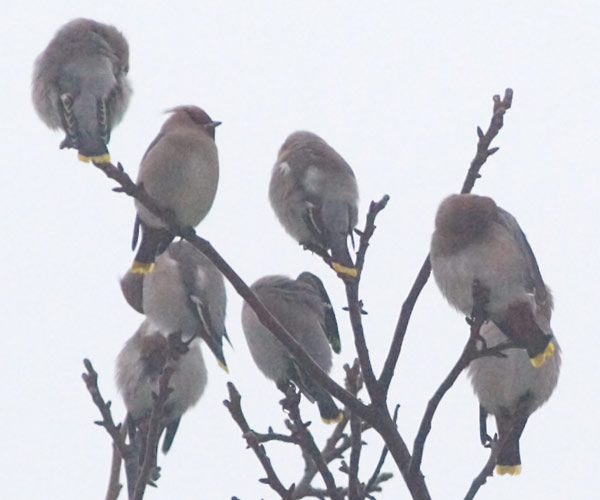
#> input picture Birds.jpg, 600 x 500 px
$ jupyter execute 'Automatic_Retargeting_(organized)_Birds.ipynb'
#> lines starting #> are read from the running program, lines starting #| are printed output that depends on the picture; after the words box and inside, x2 and y2 are one past the last pixel; in counts of white or black regions, pixels touching at a corner belong together
[cell 1]
import cv2
from imageio import imread, imwrite
import matplotlib.pyplot as plt
import numpy as np
from skimage.color import rgb2gray,gray2rgb,rgb2hsv
from PIL import Image, ImageChops
import scipy.ndimage
import scipy.interpolate

# Saliency

[cell 2]
main_img = cv2.imread("Birds.jpg")
#> main_img is the input picture: shape (500, 600, 3); mean B, G, R 205.4, 199.2, 198.3
plt.imshow(main_img)

[cell 3]
gray_img = cv2.cvtColor(main_img, cv2.COLOR_BGR2GRAY)
plt.imshow(gray_img, cmap='gray')
cv2.imwrite("gray image.jpg", gray_img)
#> Out = True

[cell 4]
saliency = cv2.saliency.StaticSaliencyFineGrained_create()
(success, saliencyMap) = saliency.computeSaliency(gray_img)
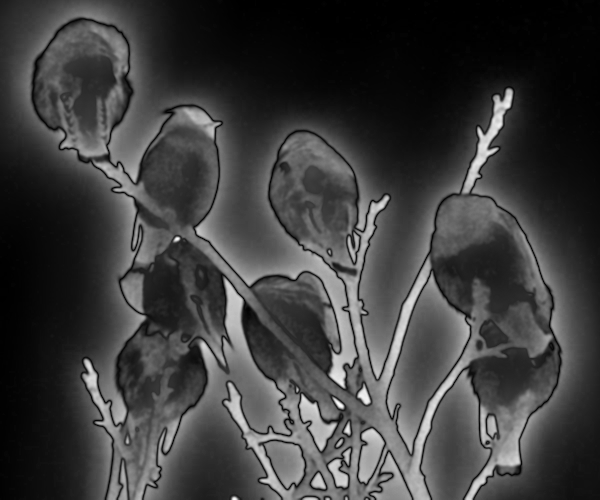
#> saliencyMap: shape (500, 600) float32; min 0, max 1, mean 0.242
#> success = True
plt.imshow(saliencyMap, cmap='gray')

[cell 5]
main_img.shape
#> Out = (500, 600, 3)

[cell 6]
saliencyMap = (saliencyMap * 255).astype(np.uint8)

[cell 7]
threshMap = cv2.threshold(saliencyMap, 0, 255, cv2.THRESH_BINARY | cv2.THRESH_OTSU)[1]
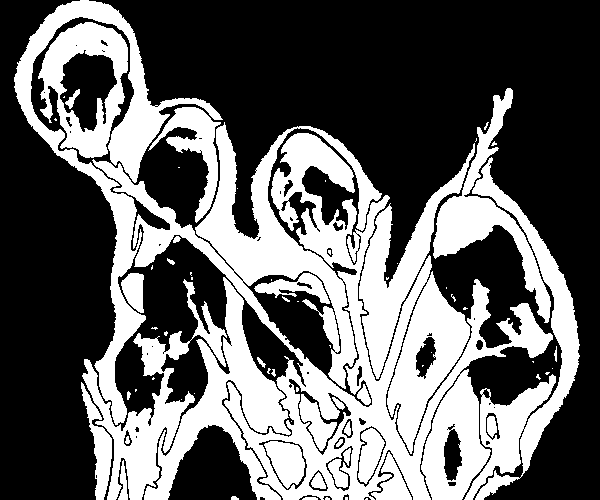
#> threshMap: shape (500, 600); 38.5% white; 73 white regions (38 under 20 px), largest, box (x1, y1, x2, y2) and area: (92, 122, 553, 500) 49962, (14, 0, 223, 425) 12136, (464, 157, 580, 500) 9161

[cell 8]
plt.imshow(threshMap, cmap = "gray")

[cell 9]
### Another way
hist, bins = np.histogram(saliencyMap, 256)
#> hist = 256 values, max 8152 at index 2, min 0 at index 242, mean 1171.9; bins = 257 values from 0 to 255
plt.hist(hist, bins)
#> figure, not shown here; tallest bar 5 high, from x = 0.996 to 1.99

[cell 10]
binary_image = cv2.threshold(saliencyMap, 15, 255, cv2.THRESH_BINARY)[1]
#> binary_image: shape (500, 600); 77.5% white; 624 black regions (610 under 20 px), largest, box (x1, y1, x2, y2) and area: (168, 0, 600, 238) 48357, (0, 166, 73, 500) 17454, (32, 51, 57, 130) 119
plt.imshow(cv2.cvtColor(binary_image, cv2.COLOR_BGR2RGB))

[cell 11]
blurred = cv2.GaussianBlur(binary_image, (39, 39),0)
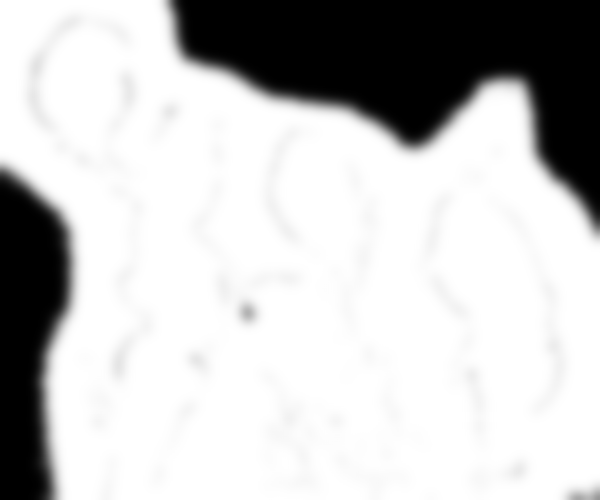
#> blurred: shape (500, 600); min 0, max 255, mean 197.6
plt.imshow(blurred, cmap='gray')

[cell 12]
cv2.imwrite("Mask.jpg", blurred)
#> Out = True

[cell 13]
saliency_obj=cv2.bitwise_and(main_img, main_img, mask=blurred)
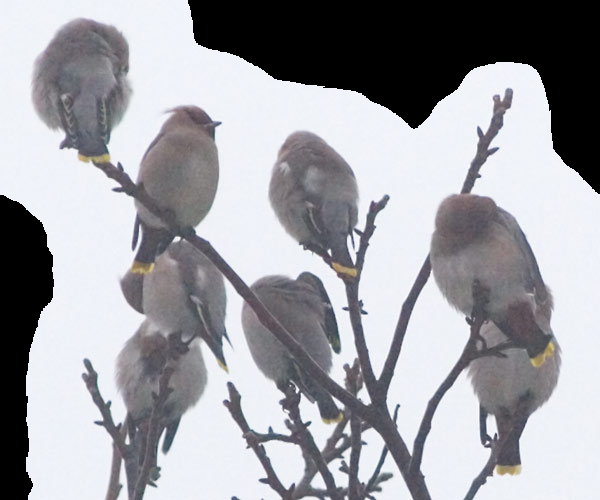
#> saliency_obj: shape (500, 600, 3); mean B, G, R 165.3, 160, 159.6
plt.imshow(cv2.cvtColor(saliency_obj, cv2.COLOR_BGR2RGB))

[cell 14]
cv2.imwrite("extracted saliency image.jpg", saliency_obj)
#> Out = True

[cell 15]
salient_copy = saliency_obj.copy()

[cell 16]
salient_copy[np.where((salient_copy == [0,0,0]).all(axis = 2))] = [255,255,255]
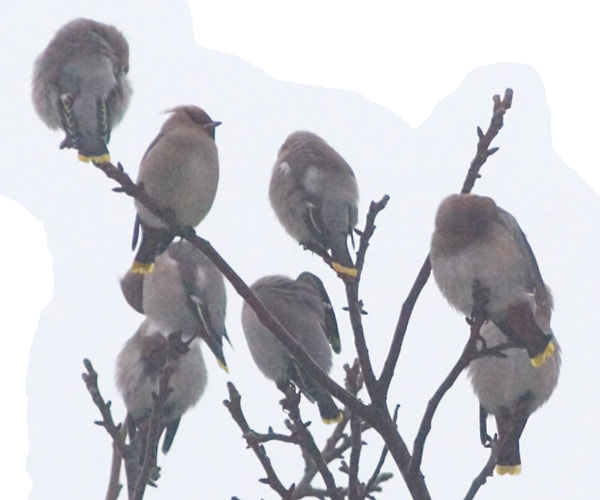
#> salient_copy: shape (500, 600, 3); 16.1% of pixels changed, all inside (x1, y1, x2, y2) = (0, 0, 600, 500)

[cell 17]
img = Image.fromarray(salient_copy)
img = img.convert("RGBA")
datas = img.getdata()

newData = []
for item in datas:
    if item[0] == 255 and item[1] == 255 and item[2] == 255:
        newData.append((255, 255, 255, 0))
    else:
        newData.append(item)
#> this loop made 300000 passes
#> item on passes 1 to 3: (250, 243, 240, 255), (250, 243, 240, 255), (250, 243, 240, 255)
#> after the loop, newData = 300000 items

img.putdata(newData)

plt.imshow(cv2.cvtColor(np.array(img), cv2.COLOR_BGR2RGB))

[cell 18]
imwrite("segmentedWhite.png",img)

[cell 19]
salient_obj = cv2.imread("segmentedWhite.png")
plt.imshow(salient_obj)

[cell 20]
main_copy = main_img.copy()
for i in range(0, saliency_obj.shape[0]):
  for j in range (0, saliency_obj.shape[1]):
    if (saliency_obj[i][j] != 0).any():
      main_copy[i][j] = 255
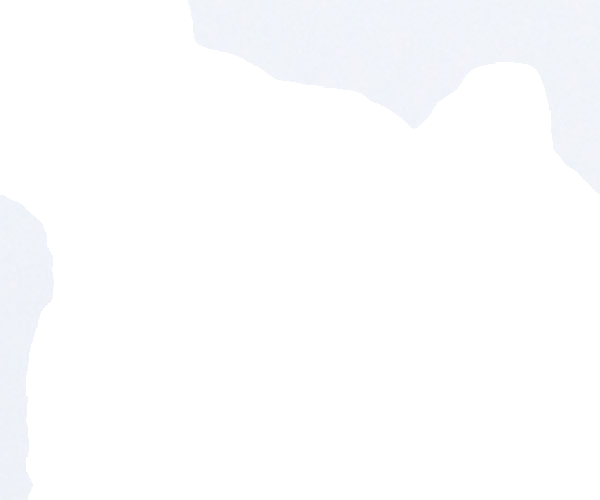
#> main_copy: shape (500, 600, 3); mean B, G, R 254.1, 253.1, 252.7

[cell 21]
plt.imshow(cv2.cvtColor(main_copy, cv2.COLOR_BGR2RGB))

[cell 22]
cv2.imwrite("Extracted Background.jpg", main_copy)
#> Out = True

[cell 23]
inpainted = cv2.inpaint(main_copy,blurred,3,cv2.INPAINT_NS)

plt.imshow(cv2.cvtColor(inpainted, cv2.COLOR_BGR2RGB))

[cell 24]
for i in range (0, main_copy.shape[0]):
  for j in range (0, main_copy.shape[1]):
    if (main_copy[i][j] == 255).all():
      main_copy[i][j] = main_copy[i-1][j]
plt.imshow(cv2.cvtColor(main_copy, cv2.COLOR_BGR2RGB))

[cell 25]
# Resize background
resized_back = cv2.resize(inpainted, (450, 500))
plt.imshow(cv2.cvtColor(resized_back, cv2.COLOR_BGR2RGB))
cv2.imwrite("resized background.jpg", resized_back)
print(resized_back.shape)
#| (500, 450, 3)

[cell 26]
# RESIZING THE SALIENT OBJECT
mywidth = 450 #desired width

wpercent = (mywidth/float(salient_obj.shape[0]))
#> wpercent = 0.9
# hsize = 500
hsize = int((float(salient_obj.shape[1])*float(wpercent)))
#> hsize = 540
image = cv2.resize(salient_obj, (mywidth,hsize), interpolation = cv2.INTER_AREA)

[cell 27]
plt.imshow(image)

[cell 28]
image.shape
#> Out = (540, 450, 3)

[cell 29]
image = cv2.cvtColor(image, cv2.COLOR_BGR2RGB)

[cell 30]
cv2.imwrite("resized salient.jpg", image)
#> Out = True

[cell 31]
resized_back.shape
#> Out = (500, 450, 3)

[cell 32]
top_bottom = int(image.shape[0]) - int(resized_back.shape[0])
#> top_bottom = 40
top_bottom = top_bottom // 2
#> top_bottom = 20
left_right = int(image.shape[1]) - int(resized_back.shape[1])
#> left_right = 0
left_right = left_right // 2

padded_background = cv2.copyMakeBorder(resized_back, top_bottom, top_bottom, left_right, left_right, cv2.BORDER_CONSTANT, value=(255, 255, 255))
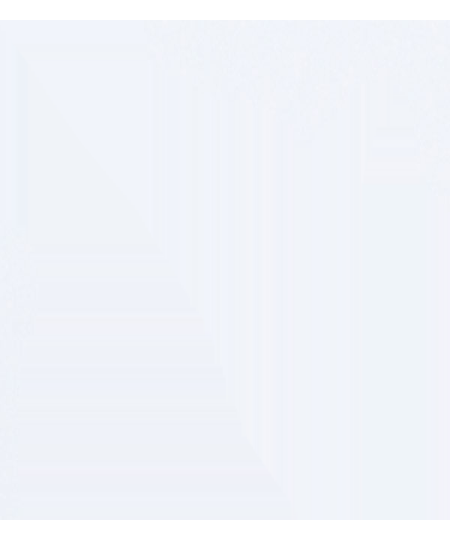
#> padded_background: shape (540, 450, 3); mean B, G, R 249.6, 244.1, 241.3

[cell 33]
padded_background.shape
#> Out = (540, 450, 3)

[cell 34]
cv2.imwrite("padded background.jpg", padded_background)
#> Out = True

[cell 35]
fin_background = cv2.imread("padded background.jpg")
fin_salient = cv2.imread("resized salient.jpg")

[cell 36]
plt.imshow(fin_background)

[cell 37]
fin_salient = cv2.cvtColor(fin_salient, cv2.COLOR_BGR2RGB)
fin_background = cv2.cvtColor(fin_background, cv2.COLOR_BGR2RGB)

[cell 38]
cen1 = int(fin_background.shape[0]) // 2
cen2 = int(fin_background.shape[1]) // 2

[cell 39]
for i in range(0, fin_background.shape[0]):
  for j in range (0, fin_background.shape[1]):
    if (fin_salient[i][j] == 255).all():
      fin_salient[i][j] = fin_background[cen1][cen2]
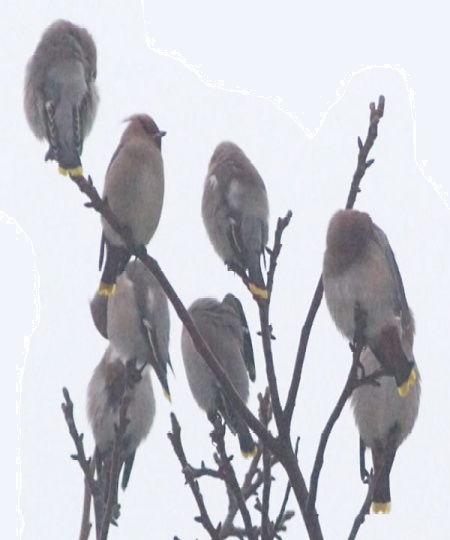
#> fin_salient: shape (540, 450, 3); mean R, G, B 198.5, 199.4, 205.7

final = cv2.cvtColor(fin_salient, cv2.COLOR_BGR2RGB)
plt.imshow(cv2.cvtColor(final, cv2.COLOR_BGR2RGB))

[cell 40]
rescaled = cv2.resize(main_img, (600, 720))

[cell 41]
plt.imshow(rescaled)

[cell 42]
resized_back.shape

[cell 43]
padded_background.shape

[cell 44]
start = int(padded_background.shape[0]) - int(resized_back.shape[0])
start = start // 2
end = int(padded_background.shape[0]) - start

[cell 45]
final = final[start:end, :]
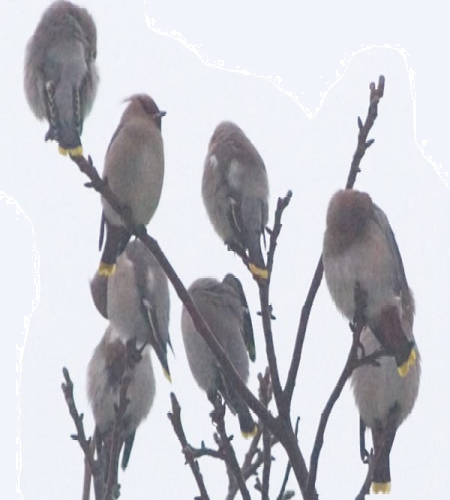
#> final: shape (500, 450, 3); mean B, G, R 203.5, 197.3, 196.6
plt.imshow(cv2.cvtColor(final, cv2.COLOR_BGR2RGB))

[cell 46]
final.shape

[cell 47]
cv2.imwrite("FINAL.jpg", final)
#> Out = True

[cell 48]
rescaled = cv2.resize(main_img, (450,500))
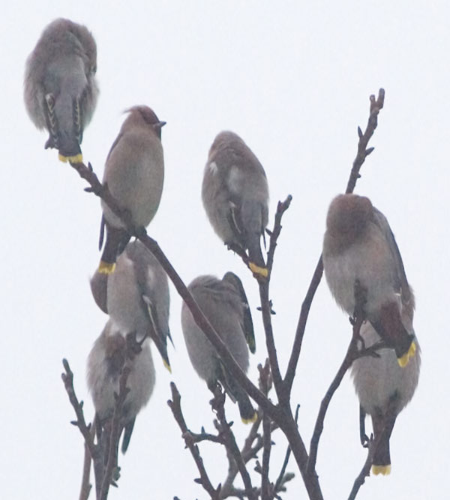
#> rescaled: shape (500, 450, 3); mean B, G, R 205.5, 199.3, 198.4

[cell 49]
rescaled.shape

[cell 50]
plt.imshow(rescaled)
rescaled.shape
cv2.imwrite("rescaled.jpg", rescaled)
#> Out = True
